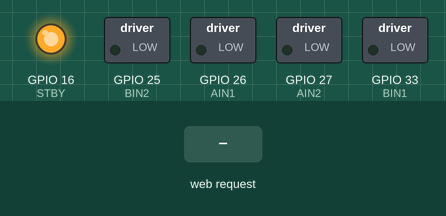
The program below on a simulated ESP32. On the bench: switched loads named in the program (green lamp = pin HIGH), output pins drawn as LEDs (lit = HIGH). The inputs (shaded band) are chosen by the test bench. WiFi joins after 1.5 s; servers stay silent unless stated; what the program prints to the serial monitor is not drawn.

Above: at 2.7 s.
2.8 s: HTTP request GET /forward received
At 3.1 s:
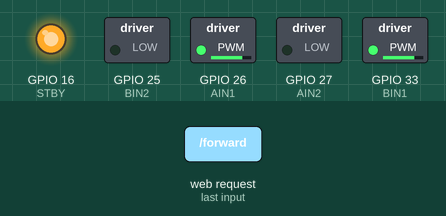
4.3 s: HTTP request GET /backward received
At 5.4 s:
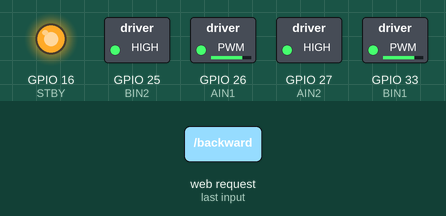
5.8 s: HTTP request GET /left received
At 6.6 s:
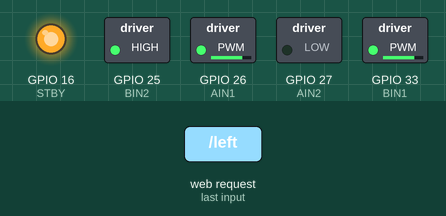
7.3 s: HTTP request GET /right received
At 7.7 s:
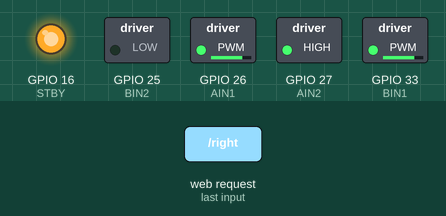
8.8 s: HTTP request GET /stop received
At 10.0 s:
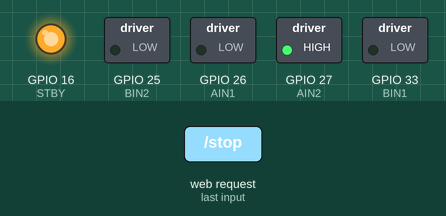
Timing chart, 0 to 11.3 s (numbered marks = the images above; inputs shaded):
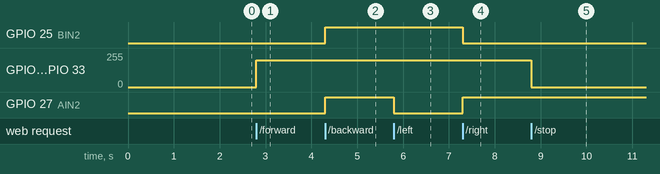

Measured:
- after the input at 2.8 s, GPIO 26 (AIN1), GPIO 33 (BIN1): 0/255 → 199/255 at once
- after the input at 4.3 s, GPIO 25 (BIN2), GPIO 27 (AIN2): LOW → HIGH at once
- after the input at 5.8 s, GPIO 27 (AIN2): HIGH → LOW at once
- after the input at 7.3 s, GPIO 25 (BIN2): HIGH → LOW at once; GPIO 27 (AIN2): LOW → HIGH at once
- after the input at 8.8 s, GPIO 26 (AIN1), GPIO 33 (BIN1): 199/255 → 0/255 at once

The program:

main.cpp
```cpp
#include <Arduino.h>
#include <WiFi.h>

const char* ssid = "*";
const char* password = "*";

WiFiServer server(80);

// Pines
#define AIN1 26
#define AIN2 27
#define BIN1 33
#define BIN2 25
#define STBY 16

#define freq 1000
#define resolution 8
#define canalA 0
#define canalB 1

void stopMotors() {
  Serial.println("CMD: STOP");
  ledcWrite(canalA, 0);
  ledcWrite(canalB, 0);
}

void forward() {
  Serial.println("CMD: FORWARD");
  digitalWrite(AIN2, LOW);
  digitalWrite(BIN2, LOW);
  ledcWrite(canalA, 200);
  ledcWrite(canalB, 200);
}

void backward() {
  Serial.println("CMD: BACKWARD");
  digitalWrite(AIN2, HIGH);
  digitalWrite(BIN2, HIGH);
  ledcWrite(canalA, 200);
  ledcWrite(canalB, 200);
}

void left() {
  Serial.println("CMD: LEFT");
  digitalWrite(AIN2, LOW);
  digitalWrite(BIN2, HIGH);
  ledcWrite(canalA, 200);
  ledcWrite(canalB, 200);
}

void right() {
  Serial.println("CMD: RIGHT");
  digitalWrite(AIN2, HIGH);
  digitalWrite(BIN2, LOW);
  ledcWrite(canalA, 200);
  ledcWrite(canalB, 200);
}

void setup() {
  Serial.begin(115200);

  pinMode(AIN2, OUTPUT);
  pinMode(BIN2, OUTPUT);
  pinMode(STBY, OUTPUT);
  digitalWrite(STBY, HIGH);

  ledcSetup(canalA, freq, resolution);
  ledcAttachPin(AIN1, canalA);

  ledcSetup(canalB, freq, resolution);
  ledcAttachPin(BIN1, canalB);

  WiFi.begin(ssid, password);

  while (WiFi.status() != WL_CONNECTED) {
    delay(300);
    Serial.print(".");
  }

  Serial.println("\nIP:");
  Serial.println(WiFi.localIP());

  server.begin();
}

void loop() {
  WiFiClient client = server.available();

  if (!client) return;

  Serial.println("\n--- NUEVO CLIENTE ---");

  String request = client.readStringUntil('\r');
  Serial.println("REQUEST:");
  Serial.println(request);

  if (request.indexOf("forward") != -1) forward();
  else if (request.indexOf("backward") != -1) backward();
  else if (request.indexOf("left") != -1) left();
  else if (request.indexOf("right") != -1) right();
  else if (request.indexOf("stop") != -1) stopMotors();

  client.println("HTTP/1.1 200 OK");
  client.println("Content-type:text/plain");
  client.println("Access-Control-Allow-Origin: *");
  client.println("Connection: close");
  client.println();
  client.println("OK");

  client.stop();
}
```
